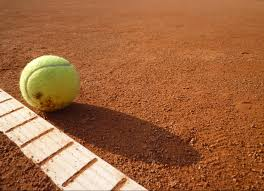
#> input picture images/tennisball03.jpg, 264 x 191 px, found by its file name
$ python area.py   (older library calls are emulated)
#> lines starting #> are read from the running program, lines starting #| are printed output that depends on the picture; after the words box and inside, x2 and y2 are one past the last pixel; in counts of white or black regions, pixels touching at a corner belong together; long printed decimals are rounded
#!/usr/bin/env python

import cv2
import numpy as np

# video_capture =

def read_rgb_read(image_name):
	rgb_image = cv2.imread(image_name)
	cv2.imshow("RGB Image", rgb_image)
	return rgb_image

def filter_color(rgb_image, yellowLower, yellowUpper):
	hsv_image = cv2.cvtColor(rgb_image, cv2.COLOR_BGR2HSV)
	cv2.imshow("HSV Image", hsv_image)
	#yellowLower = (0, 150, 100)
	#yellowUpper = (0, 255, 255)
	mask = cv2.inRange(hsv_image, yellowLower, yellowUpper)
	return mask

def get_contours(binary_image):
    _, contours, hierarchy = cv2.findContours(binary_image.copy(),
                                            cv2.RETR_EXTERNAL,
	                                        cv2.CHAIN_APPROX_SIMPLE)
    return contours

def draw_ball_contour(binary_image, rgb_image, contours):
    black_image = np.zeros([binary_image.shape[0], binary_image.shape[1],3],'uint8')

    for c in contours:
        area = cv2.contourArea(c)
        perimeter= cv2.arcLength(c, True)
        ((x, y), radius) = cv2.minEnclosingCircle(c)
        if (area>100):
            cv2.drawContours(rgb_image, [c], -1, (150,250,150), 1)
            cv2.drawContours(black_image, [c], -1, (150,250,150), 1)
            cx, cy = get_contour_center(c)
            cv2.circle(rgb_image, (cx,cy),(int)(radius),(0,0,255),1)
            cv2.circle(black_image, (cx,cy),(int)(radius),(0,0,255),1)
            cv2.circle(black_image, (cx,cy),5,(150,150,255),-1)
            print ("Area: {}, Perimeter: {}".format(area, perimeter))
    print ("number of contours: {}".format(len(contours)))
    cv2.imshow("RGB Image Contours",rgb_image)
    cv2.imshow("Black Image Contours",black_image)

def get_contour_center(contour):
    M = cv2.moments(contour)
    cx=-1
    cy=-1
    if (M['m00']!=0):
        cx= int(M['m10']/M['m00'])
        cy= int(M['m01']/M['m00'])
    return cx, cy


def main():
	image_name = "images/tennisball03.jpg"
	yellowLower =(30, 50, 100)
	yellowUpper = (50, 255, 255)
	rgb_image = read_rgb_read(image_name)
#> in read_rgb_read, rgb_image is the input picture: shape (191, 264, 3); mean B, G, R 63.2, 103.3, 162.1
	binary_image_mask = filter_color(rgb_image, yellowLower, yellowUpper)
#> in filter_color, `hsv_image = cv2.cvtColor(rgb_image, cv2.COLOR_BGR2HSV)`: hsv_image: shape (191, 264, 3); mean H, S, V 12.4, 164.9, 162.2
#> in filter_color, `mask = cv2.inRange(hsv_image, yellowLower, yellowUpper)`:
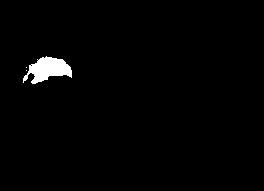
#> mask: shape (191, 264); 1.5% white; 3 white regions (2 under 20 px)
	contours = get_contours(binary_image_mask)
#> in get_contours, `_, contours, hierarchy = cv2.findContours(binary_image.copy(), cv2.RET..`: contours = 3 contours, 2 with area under 20; largest, box (x1, y1, x2, y2) and area: (23, 56, 72, 84) 708
	draw_ball_contour(binary_image_mask, rgb_image, contours)
#> the loop in draw_ball_contour, `for c in contours:` made 3 passes
#> (area, perimeter, x, y, radius, cx, cy) on pass 3: (708, 159.5, 47, 76, 24.74, 48, 68)
#| Area: 708.0, Perimeter: 159.539
#> after the loop in draw_ball_contour, `for c in contours:`:
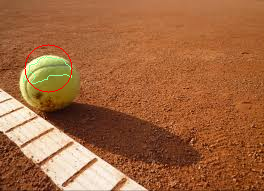
#> rgb_image: shape (191, 264, 3); 0.52% of pixels changed, all inside (x1, y1, x2, y2) = (23, 44, 73, 93)
#| number of contours: 3

	cv2.waitKey(0)
	cv2.destroyAllWindows()

if __name__ == "__main__":
	main()

cv2.waitKey(0)
cv2.destroyAllWindows()

$ run again, with images/tennisball01.jpg copied over images/tennisball03.jpg
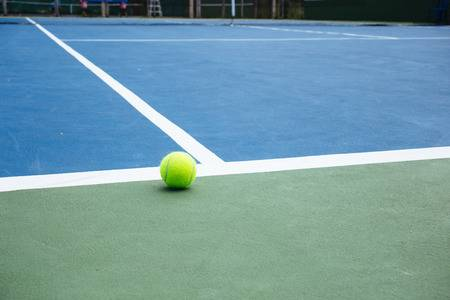
#> input picture images/tennisball01.jpg, 450 x 300 px, found by its file name
#> in read_rgb_read, rgb_image is the input picture: shape (300, 450, 3); mean B, G, R 163.1, 153.2, 114.3
#> hsv_image: shape (300, 450, 3); mean H, S, V 86.4, 88.9, 174.5
#> in filter_color, `mask = cv2.inRange(hsv_image, yellowLower, yellowUpper)`:
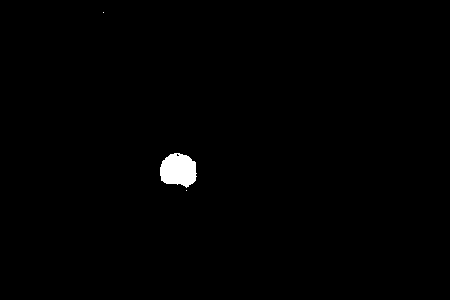
#> mask: shape (300, 450); 0.73% white; 3 white regions (2 under 20 px)
#> in get_contours, `_, contours, hierarchy = cv2.findContours(binary_image.copy(), cv2.RET..`: contours = 3 contours, 2 with area under 20; largest, box (x1, y1, x2, y2) and area: (160, 153, 197, 188) 928
#> the loop in draw_ball_contour, `for c in contours:` made 3 passes
#> (area, perimeter, x, y, radius, cx, cy) on pass 2: (927.5, 122.3, 178, 171, 19.24, 178, 169)
#> (printed output is left out)
#> after the loop in draw_ball_contour, `for c in contours:`:
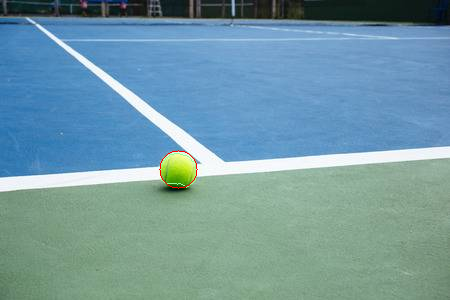
#> rgb_image: shape (300, 450, 3); 0.14% of pixels changed, all inside (x1, y1, x2, y2) = (159, 150, 198, 189)
#| number of contours: 3
